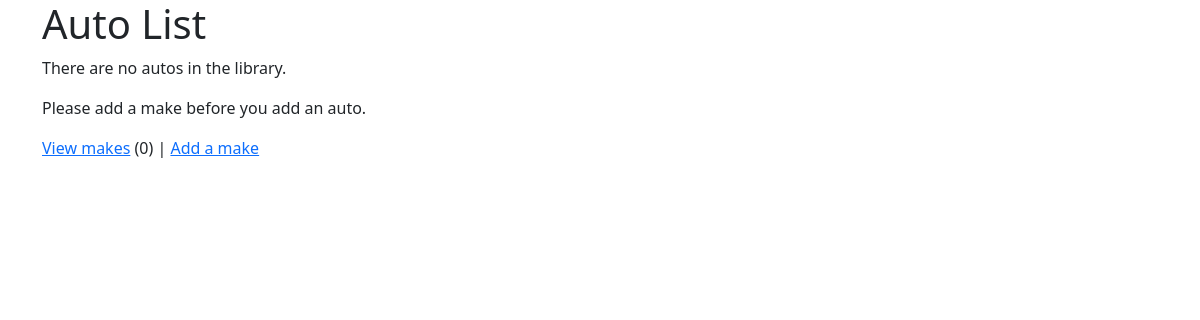
The app's page /autos/ (signed in), older data.
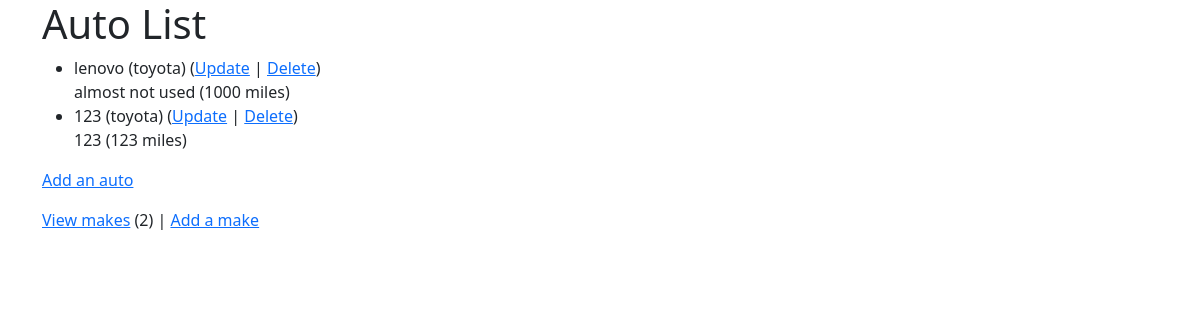
The same page, newer data.
### autos/models.py (models this page shows, shortened)
class Auto(models.Model):
    nickname = models.CharField(
        max_length=200,
        validators=[MinLengthValidator(2, "Nickname must be greater than 1 character")],
    )
    mileage = models.PositiveIntegerField()
    comments = models.CharField(max_length=300)
    make = models.ForeignKey("Make", on_delete=models.CASCADE, null=False)

class Make(models.Model):
    name = models.CharField(
        max_length=200,
        help_text="Enter a make (e.g. Toyota, Ford, etc.)",
        validators=[MinLengthValidator(2, "Make must be greater than 1 character")],
    )
    def __str__(self):
        return self.name

### autos/views.py (the view)
# urls.py: path('', views.MainView.as_view(), name='all'),
class MainView(LoginRequiredMixin, View):
    def get(self, request):
        mc = Make.objects.count()
        al = Auto.objects.all()
        ctx = {"make_count": mc, "auto_list": al}
        return render(request, "autos/auto_list.html", ctx)

### autos/templates/autos/auto_list.html
{% extends "base_bootstrap.html" %}
{% block content %}
  <h1>Auto List</h1>
  {% if auto_list %}
  <ul>
    {% for auto in auto_list %}
      <li>
          {{ auto.nickname }} ({{ auto.make }})
          (<a href="{% url 'autos:auto_update' auto.id %}">Update</a> |
          <a href="{% url 'autos:auto_delete' auto.id %}">Delete</a>) <br/>
          {{ auto.comments }} ({{ auto.mileage }} miles)
      </li>
    {% endfor %}
  </ul>
  {% else %}
    <p>There are no autos in the library.</p>
  {% endif %}
  <p>
    {% if make_count > 0 %}
      <a href="{% url 'autos:auto_create' %}">Add an auto</a>
    {% else %}
      Please add a make before you add an auto.
    {% endif %}
  </p>
  <p>
  <a href="{% url 'autos:make_list' %}">View makes</a> ({{ make_count }}) |
    <a href="{% url 'autos:make_create' %}">Add a make</a>
  </p>
{% endblock %}

### home/templates/base_bootstrap.html (shortened to what this page needs)
<!DOCTYPE html>
<html>
<head>
<link href="https://cdn.jsdelivr.net/npm/bootstrap@5.0.2/dist/css/bootstrap.min.css" rel="stylesheet">
<link rel="stylesheet" href="https://use.fontawesome.com/releases/v5.8.1/css/all.css">
<link rel="stylesheet" href="https://use.fontawesome.com/releases/v5.8.1/css/v4-shims.css">
</head>
<body>
<div class="container">
{% block content %}
{% endblock %}
</div>
</body>
</html>

Row changes from the older to the newer data that the page shows:
added Auto: nickname "lenovo", make "toyota", comments "almost not used", mileage "1000"
added Auto: nickname "123", make "toyota", comments "123", mileage "123"
Text that changed along with them:
{{ make_count }}: "0" → "2"
text no longer shown: "There are no autos in the library. Please add a make before you add an auto."
text now shown: "Add an auto"
